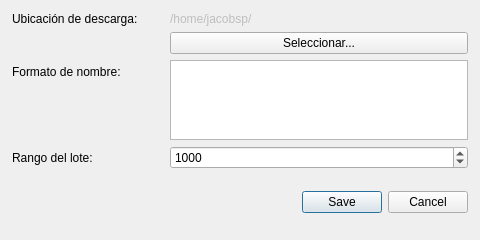
<?xml version="1.0" encoding="UTF-8"?>
<ui version="4.0">
 <class>KangarooSettings</class>
 <widget class="QWidget" name="KangarooSettings">
  <property name="windowModality">
   <enum>Qt::ApplicationModal</enum>
  </property>
  <property name="geometry">
   <rect>
    <x>0</x>
    <y>0</y>
    <width>480</width>
    <height>240</height>
   </rect>
  </property>
  <property name="windowTitle">
   <string>Preferencias</string>
  </property>
  <layout class="QFormLayout" name="formLayout_2">
   <property name="horizontalSpacing">
    <number>32</number>
   </property>
   <property name="leftMargin">
    <number>12</number>
   </property>
   <property name="topMargin">
    <number>12</number>
   </property>
   <property name="rightMargin">
    <number>12</number>
   </property>
   <property name="bottomMargin">
    <number>12</number>
   </property>
   <item row="0" column="0">
    <widget class="QLabel" name="folder_desc">
     <property name="whatsThis">
      <string>&lt;html&gt;&lt;head/&gt;&lt;body&gt;&lt;p&gt;Carpeta donde se guardarán las descargas&lt;/p&gt;&lt;/body&gt;&lt;/html&gt;</string>
     </property>
     <property name="text">
      <string>Ubicación de descarga:</string>
     </property>
    </widget>
   </item>
   <item row="1" column="1">
    <widget class="QPushButton" name="folder_button">
     <property name="text">
      <string>Seleccionar...</string>
     </property>
    </widget>
   </item>
   <item row="2" column="0">
    <widget class="QLabel" name="filename_desc">
     <property name="whatsThis">
      <string>&lt;html&gt;&lt;head/&gt;&lt;body&gt;&lt;p&gt;Admite ciertos parámetros para nombrar archivos descargados:&lt;/p&gt;&lt;p&gt;{batch_number}: Número de lote&lt;/p&gt;&lt;p&gt;{batch_size}: Rango del lote&lt;/p&gt;&lt;p&gt;{now}: Fecha al guardar archivo&lt;/p&gt;&lt;p&gt;{created}: Marca de tiempo de creación&lt;/p&gt;&lt;p&gt;{completed}: Marca de tiempo de completación&lt;/p&gt;&lt;/body&gt;&lt;/html&gt;</string>
     </property>
     <property name="text">
      <string>Formato de nombre:</string>
     </property>
    </widget>
   </item>
   <item row="2" column="1">
    <widget class="QPlainTextEdit" name="filename_format">
     <property name="sizePolicy">
      <sizepolicy hsizetype="Fixed" vsizetype="Fixed">
       <horstretch>0</horstretch>
       <verstretch>0</verstretch>
      </sizepolicy>
     </property>
     <property name="maximumSize">
      <size>
       <width>300</width>
       <height>80</height>
      </size>
     </property>
    </widget>
   </item>
   <item row="3" column="0">
    <widget class="QLabel" name="batch_size_desc">
     <property name="whatsThis">
      <string>&lt;html&gt;&lt;head/&gt;&lt;body&gt;&lt;p&gt;Número de certificados que contendrá cada lote&lt;/p&gt;&lt;/body&gt;&lt;/html&gt;</string>
     </property>
     <property name="text">
      <string>Rango del lote:</string>
     </property>
    </widget>
   </item>
   <item row="3" column="1">
    <widget class="QSpinBox" name="batch_size_spin">
     <property name="minimum">
      <number>1</number>
     </property>
     <property name="maximum">
      <number>10000</number>
     </property>
     <property name="value">
      <number>1000</number>
     </property>
     <property name="displayIntegerBase">
      <number>10</number>
     </property>
    </widget>
   </item>
   <item row="4" column="1">
    <spacer name="verticalSpacer">
     <property name="orientation">
      <enum>Qt::Vertical</enum>
     </property>
     <property name="sizeType">
      <enum>QSizePolicy::Fixed</enum>
     </property>
     <property name="sizeHint" stdset="0">
      <size>
       <width>0</width>
       <height>10</height>
      </size>
     </property>
    </spacer>
   </item>
   <item row="5" column="1">
    <widget class="QDialogButtonBox" name="button_box">
     <property name="standardButtons">
      <set>QDialogButtonBox::Cancel|QDialogButtonBox::Save</set>
     </property>
    </widget>
   </item>
   <item row="0" column="1">
    <widget class="QLabel" name="absolute_folder">
     <property name="enabled">
      <bool>false</bool>
     </property>
     <property name="text">
      <string>/home/jacobsp/</string>
     </property>
    </widget>
   </item>
  </layout>
 </widget>
 <resources/>
 <connections>
  <connection>
   <sender>button_box</sender>
   <signal>rejected()</signal>
   <receiver>KangarooSettings</receiver>
   <slot>close()</slot>
   <hints>
    <hint type="sourcelabel">
     <x>276</x>
     <y>210</y>
    </hint>
    <hint type="destinationlabel">
     <x>189</x>
     <y>119</y>
    </hint>
   </hints>
  </connection>
 </connections>
</ui>
